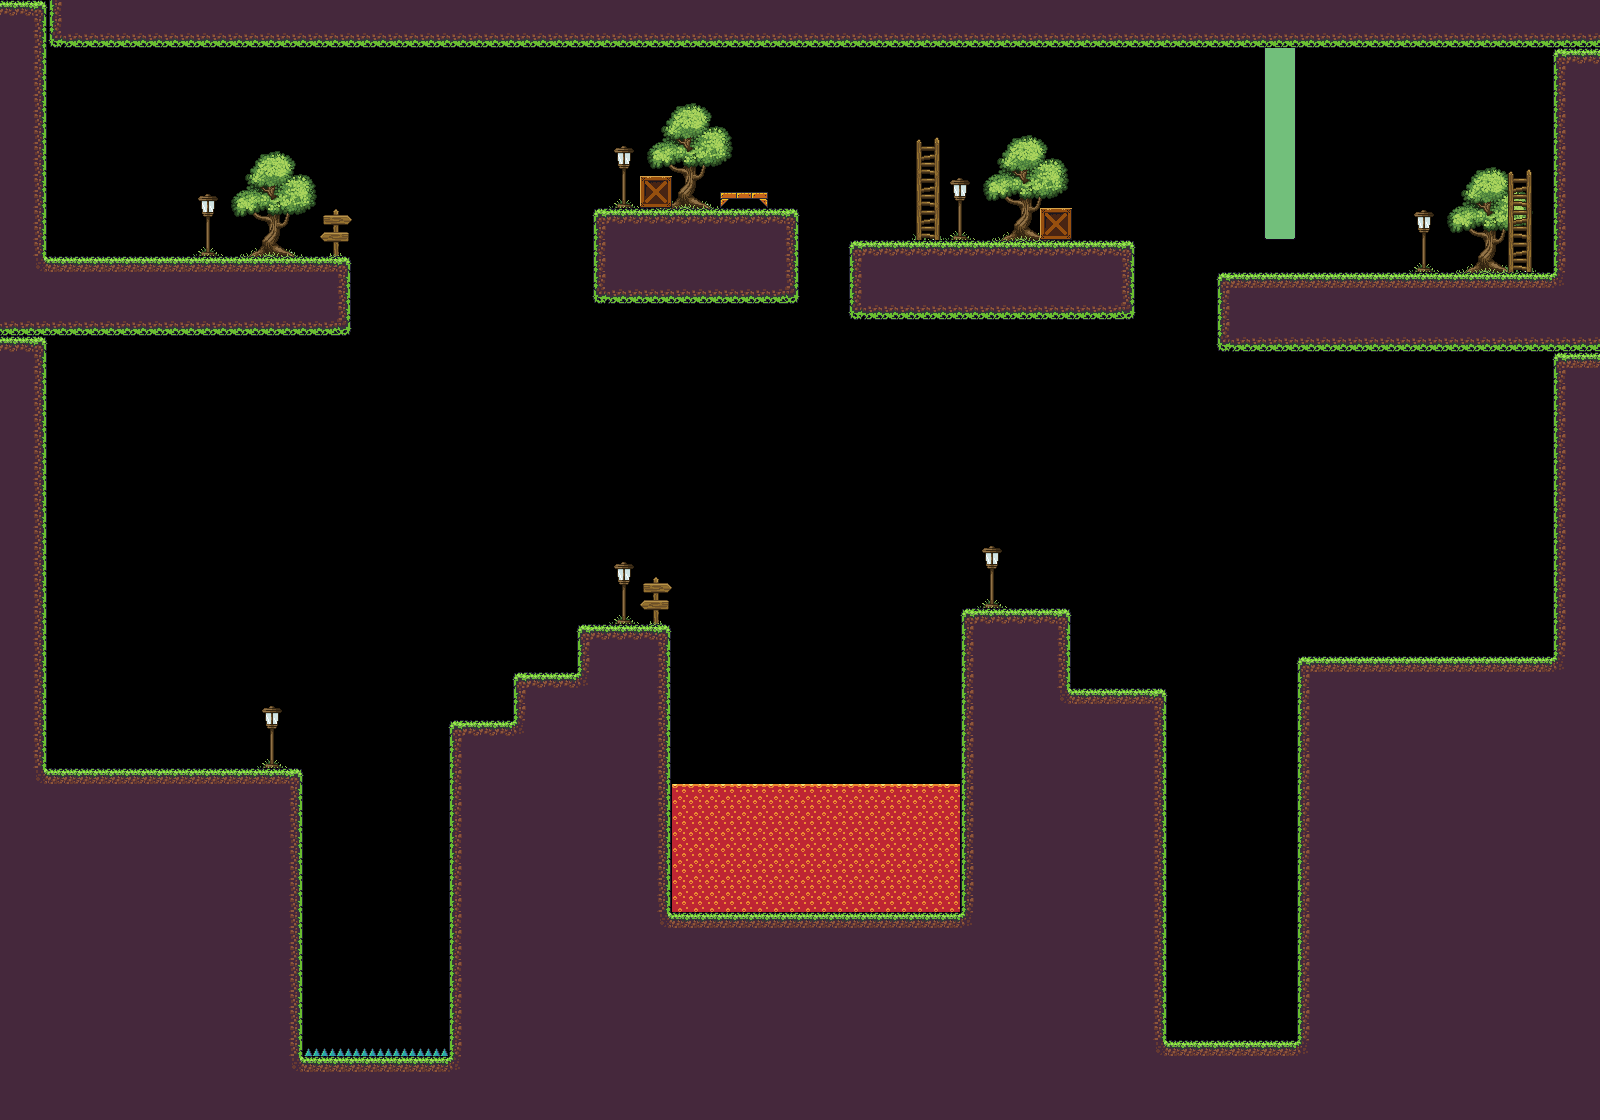

This game map was drawn from its Tiled (.tmx) file and the tilesets committed beside it. A one-line description and the trimmed map source follow:
An orthogonal 100x70 tile map with 16x16 px tiles, 2 tile layers (World Background, Player Path) and 5 objects (2x Coins, Platform1, Platform2, Spawn Point).

<map version="1.2" tiledversion="1.3.2" orientation="orthogonal" renderorder="right-down" compressionlevel="0" width="100" height="70" tilewidth="16" tileheight="16" infinite="0" nextlayerid="6" nextobjectid="21">
 <editorsettings>
  <export target="LevelA2.json" format="json" />
 </editorsettings>
 <tileset firstgid="1" name="TilesSet16x16(E)" tilewidth="16" tileheight="16" tilecount="8640" columns="108">
  <image source="TilesSet16x16(E).png" width="1728" height="1280" />
 </tileset>
 <layer id="2" name="World Background" width="100" height="70">
  <data>[7000 cells, 255 non-empty, 62 distinct tile ids]</data>
 </layer>
 <layer id="1" name="Player Path" width="100" height="70">
  <data>[7000 cells, 3196 non-empty, 42 distinct tile ids]</data>
 </layer>
 <objectgroup id="3" name="Collectibles">
  <object id="18" name="Coins" x="130.333" y="184" width="58.3333" height="59.6667">
   <ellipse />
  </object>
  <object id="20" name="Coins" x="1395" y="514" width="130" height="117">
   <ellipse />
  </object>
 </objectgroup>
 <objectgroup id="5" name="Platform">
  <object id="14" name="Platform1" x="390" y="242.667" width="176.667" height="50" />
  <object id="15" name="Platform2" x="694" y="659.333" width="144.667" height="36.6667" />
 </objectgroup>
 <objectgroup id="4" name="SpawnPoint">
  <object id="17" name="Spawn Point" x="207.667" y="762.667">
   <point />
  </object>
 </objectgroup>
</map>